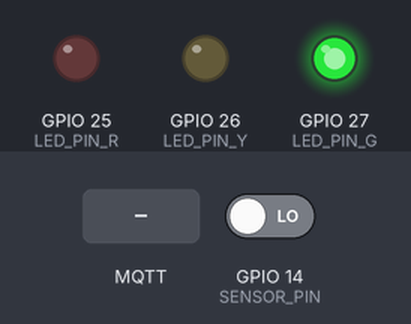
This program was run on a simulated ESP32. Shown: output pins drawn as LEDs (lit = HIGH). Inputs (shaded band) come from the test bench; at power-on: GPIO 14 (SENSOR_PIN) LOW. WiFi joins after 1.5 s; servers stay silent unless stated; no MQTT or app messages arrive unless stated; what the program prints to the serial monitor is not drawn.

Above: at 2.7 s.
2.8 s: MQTT message "red" arrives on the first subscribed topic
At 3.2 s:
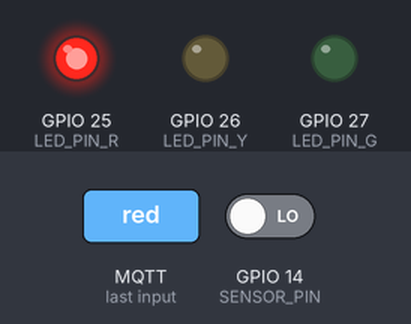
4.3 s: MQTT message "yellow" arrives on the first subscribed topic
At 5.5 s:
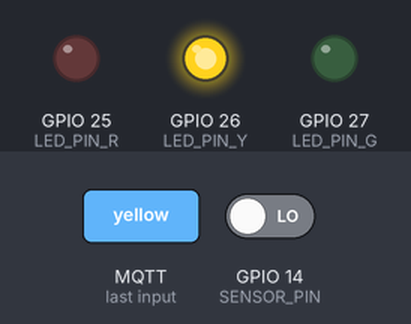
5.8 s: MQTT message "green" arrives on the first subscribed topic
At 6.7 s:
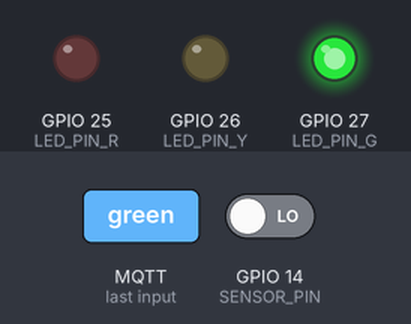
Timing chart, 0 to 8.8 s (numbered marks = the images above; inputs shaded):
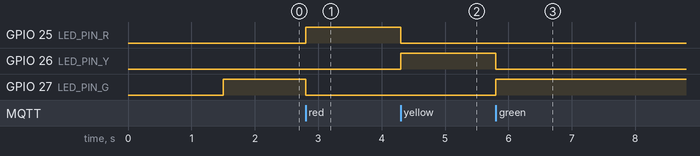

Measured:
- after the input at 2.8 s, GPIO 25 (LED_PIN_R): LOW → HIGH at once; GPIO 27 (LED_PIN_G): HIGH → LOW at once
- after the input at 4.3 s, GPIO 25 (LED_PIN_R): HIGH → LOW at once; GPIO 26 (LED_PIN_Y): LOW → HIGH at once
- after the input at 5.8 s, GPIO 26 (LED_PIN_Y): HIGH → LOW at once; GPIO 27 (LED_PIN_G): LOW → HIGH at once

The program:

main.cpp
```cpp
#include <Arduino.h>
#include <WiFi.h>
#include "esp_wpa2.h"
#include "esp_wifi.h"
#include <ArduinoOTA.h>
#include <WebServer.h>
#include <PubSubClient.h>

const char* ssid = "DB-CTS-WORK";
const char* password = "jq87427@";
const char* mqtt_server  = "10.6.10.36";
const int   mqtt_port    = 1883;
const char* status_topic = "desk/1/status";
const char* led_topic    = "desk/1/led";

// Sensor & LED pins
#define SENSOR_PIN  14   // KY-032 OUT → LOW when obstacle (occupied)
#define LED_PIN_R   25
#define LED_PIN_Y   26
#define LED_PIN_G   27

// for wpa
#define EAP_IDENTITY "hakatonas.2026@devbridge.com"
#define EAP_USERNAME "hakatonas.2026@devbridge.com"
#define EAP_PASSWORD "H@katon@Devbridgge26"

extern "C" uint8_t temprature_sens_read();

WebServer server(80);
WiFiClient espClient;
PubSubClient client(espClient);

unsigned long lastSensorRead = 0;
String lastPublished = "";
unsigned long lastOccupiedAt = 0;

const unsigned long FREE_DELAY_MS = 10UL * 1000UL; // 10 seconds

String logs = "";

void appendLog(String message) {
  logs += message + "\n";
  if (logs.length() > 4000) {
    logs = logs.substring(logs.length() - 4000);
  }
}

void setLed(const String& color) {
  digitalWrite(LED_PIN_R, color == "red"    ? HIGH : LOW);
  digitalWrite(LED_PIN_Y, color == "yellow" ? HIGH : LOW);
  digitalWrite(LED_PIN_G, color == "green"  ? HIGH : LOW);
  appendLog("LED -> " + color);
}

void reconnect();
void callback(char* topic, byte* payload, unsigned int length);

void setupWiFi() {
  Serial.begin(115200);
  Serial.println();
  Serial.print("Connecting to ");
  Serial.println(ssid);

  WiFi.disconnect(true);
  WiFi.mode(WIFI_STA);

// enable below code for WPA:

  esp_wifi_sta_wpa2_ent_set_identity((uint8_t *)EAP_IDENTITY, strlen(EAP_IDENTITY));
  esp_wifi_sta_wpa2_ent_set_username((uint8_t *)EAP_USERNAME, strlen(EAP_USERNAME));
  esp_wifi_sta_wpa2_ent_set_password((uint8_t *)EAP_PASSWORD, strlen(EAP_PASSWORD));

  esp_wifi_sta_wpa2_ent_enable();
  WiFi.begin(ssid);

 // WiFi.begin(ssid, password);

  while (WiFi.status() != WL_CONNECTED) {
    delay(500);
    Serial.print(".");
  }

  Serial.println("\nWiFi connected");
  Serial.print("IP address: ");
  Serial.println(WiFi.localIP());
}

void setupOTA() {
  // Port defaults to 3232, but you can change it
  ArduinoOTA.setPort(3232);

  // Hostname defaults to esp3232-[MAC]
  ArduinoOTA.setHostname("esp32-hackaton_2");

  // No authentication by default (optional)
  // ArduinoOTA.setPassword("admin");

  ArduinoOTA.onStart([]() {
    String type;
    if (ArduinoOTA.getCommand() == U_FLASH)
      type = "sketch";
    else // U_SPIFFS
      type = "filesystem";
    Serial.println("Start updating " + type);
  });

  ArduinoOTA.onEnd([]() {
    Serial.println("\nEnd");
  });

  ArduinoOTA.onProgress([](unsigned int progress, unsigned int total) {
    Serial.printf("Progress: %u%%\r", (progress / (total / 100)));
  });

  ArduinoOTA.onError([](ota_error_t error) {
    Serial.printf("Error[%u]: ", error);
    if (error == OTA_AUTH_ERROR) Serial.println("Auth Failed");
    else if (error == OTA_BEGIN_ERROR) Serial.println("Begin Failed");
    else if (error == OTA_CONNECT_ERROR) Serial.println("Connect Failed");
    else if (error == OTA_RECEIVE_ERROR) Serial.println("Receive Failed");
    else if (error == OTA_END_ERROR) Serial.println("End Failed");
  });

  ArduinoOTA.begin();
}

// Webserver to print log messages to.
void setUpWebServer() {
  server.on("/", [] (){
    server.send(200, "text/plain", logs);
  });
  server.begin();
}

void setup() {
  setupWiFi();
  setupOTA();
  setUpWebServer();
  client.setServer(mqtt_server, mqtt_port);
  client.setCallback(callback);

  // Sensor input, LED outputs — start green (free)
  pinMode(SENSOR_PIN, INPUT);
  pinMode(LED_PIN_R, OUTPUT);
  pinMode(LED_PIN_Y, OUTPUT);
  pinMode(LED_PIN_G, OUTPUT);
  setLed("green");
}

void loop() {
  ArduinoOTA.handle();
  server.handleClient();
  // Your other code goes here
  if (!client.connected()) {
    reconnect();
  }

  client.loop();

  // Read sensor every 2 s; occupied publishes immediately, free only after 2 min with no occupied reading
  if (millis() - lastSensorRead >= 2000) {
    lastSensorRead = millis();
    // KY-032: LOW = obstacle detected = occupied
    bool occupied = (digitalRead(SENSOR_PIN) == LOW);

    if (occupied) {
      lastOccupiedAt = millis();
      if (lastPublished != "occupied") {
        lastPublished = "occupied";
        client.publish(status_topic, "occupied", true);
        appendLog("Status -> occupied");
      }
    } else {
      unsigned long sinceOccupied = lastOccupiedAt == 0 ? FREE_DELAY_MS : millis() - lastOccupiedAt;
      if (lastPublished != "free" && sinceOccupied >= FREE_DELAY_MS) {
        lastPublished = "free";
        client.publish(status_topic, "free", true);
        appendLog("Status -> free");
      }
    }
  }

}

void callback(char* topic, byte* payload, unsigned int length) {
  String msg;
  for (unsigned int i = 0; i < length; i++) msg += (char)payload[i];
  if (String(topic) == led_topic) {
    setLed(msg);
  }
}


void reconnect() {
  while (!client.connected()) {
    Serial.print("Attempting MQTT connection...");
    String clientId = "ESP32Client-1000";
    client.setBufferSize(512);
    if (client.connect(clientId.c_str())) {
      Serial.println("connected");
      client.subscribe(led_topic);
      if (lastPublished.length() > 0) {
        client.publish(status_topic, lastPublished.c_str(), true);
      }
    } else {
      Serial.print("failed, rc=");
      Serial.print(client.state());
      Serial.println(" try again in 5 seconds");
      delay(5000);
    }
  }
}
```
